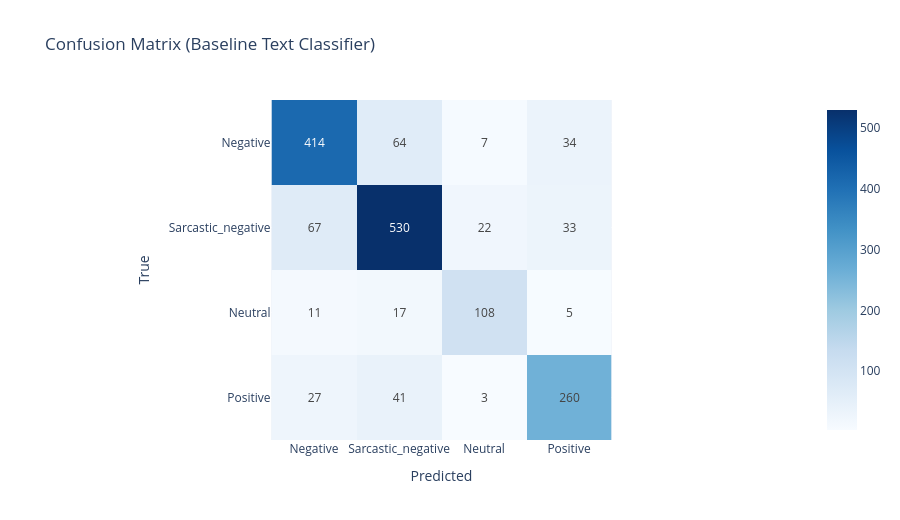

Notebook cell for this chart:
### Markdown cell above
## 12. Model Bench (Fast Baseline)
This gives a practical estimate of class separability in your current labeled corpus.

### Code cell
bench = all_df[['comment','Sentiment']].dropna().copy()
bench = bench[bench['comment'].str.len() > 0]

X_train, X_test, y_train, y_test = train_test_split(
    bench['comment'], bench['Sentiment'],
    test_size=0.2, random_state=42, stratify=bench['Sentiment']
)

pipe = Pipeline([
    ('tfidf', TfidfVectorizer(min_df=2, ngram_range=(1,2), token_pattern=r'(?u)\b\w+\b')),
    ('clf', LogisticRegression(max_iter=1400, class_weight='balanced'))
])
pipe.fit(X_train, y_train)

pred = pipe.predict(X_test)
report = classification_report(y_test, pred, output_dict=True, zero_division=0)
rep_df = pd.DataFrame(report).T

display(rep_df)

labels = ['Negative','Sarcastic_negative','Neutral','Positive']
cm = confusion_matrix(y_test, pred, labels=labels)
cm_fig = px.imshow(cm, x=labels, y=labels, text_auto=True, color_continuous_scale='Blues',
                   title='Confusion Matrix (Baseline Text Classifier)')
cm_fig.update_layout(xaxis_title='Predicted', yaxis_title='True', height=520)
cm_fig.show()

### Figure 1 — Plotly figure (JSON) as saved in the notebook; plotly's stock layout.template omitted (floating-point values rounded to 4 significant figures)
{"data": [{"coloraxis": "coloraxis", "hovertemplate": "x: %{x}<br>y: %{y}<br>color: %{z}<extra></extra>", "name": "0", "texttemplate": "%{z}", "type": "heatmap", "x": ["Negative", "Sarcastic_negative", "Neutral", "Positive"], "xaxis": "x", "y": ["Negative", "Sarcastic_negative", "Neutral", "Positive"], "yaxis": "y", "z": [[414, 64, 7, 34], [67, 530, 22, 33], [11, 17, 108, 5], [27, 41, 3, 260]]}], "layout": {"coloraxis": {"colorscale": [[0, "rgb(247,251,255)"], [0.125, "rgb(222,235,247)"], [0.25, "rgb(198,219,239)"], [0.375, "rgb(158,202,225)"], [0.5, "rgb(107,174,214)"], [0.625, "rgb(66,146,198)"], [0.75, "rgb(33,113,181)"], [0.875, "rgb(8,81,156)"], [1, "rgb(8,48,107)"]]}, "height": 520, "title": {"text": "Confusion Matrix (Baseline Text Classifier)"}, "xaxis": {"anchor": "y", "constrain": "domain", "domain": [0, 1], "scaleanchor": "y", "title": {"text": "Predicted"}}, "yaxis": {"anchor": "x", "autorange": "reversed", "constrain": "domain", "domain": [0, 1], "title": {"text": "True"}}}}
